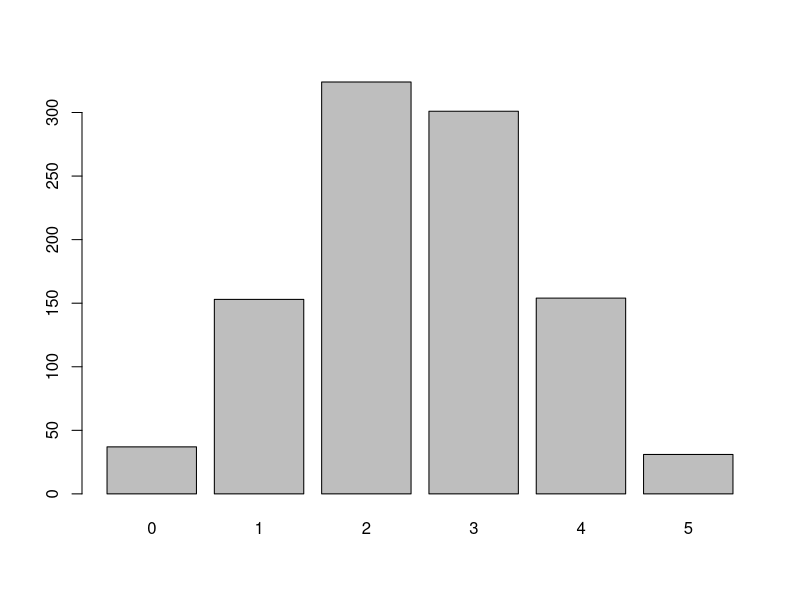
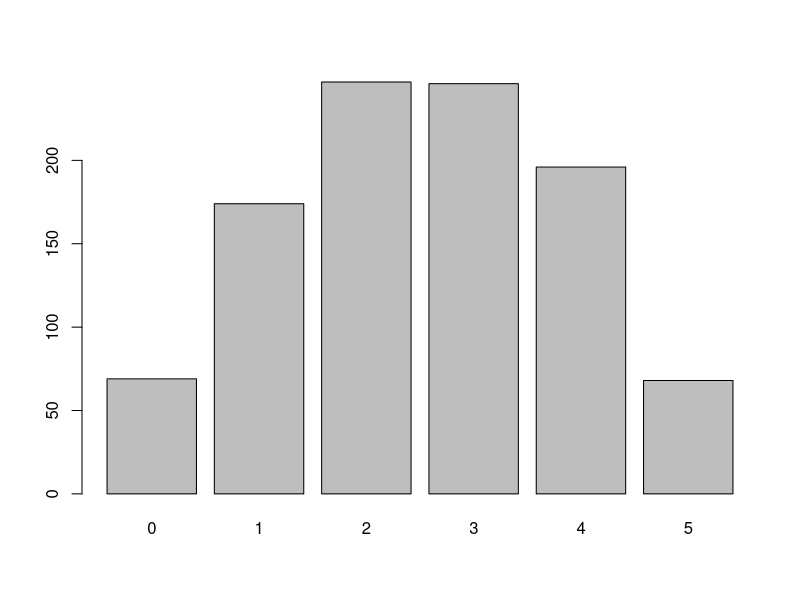

The R script that drew these images, in order:
# Overdispersed seed predation events
set.seed(1001)
# First, all 1000 sites are equally likely to be visited
x <- rbinom(1000,prob=0.5,size=5)
f <- factor(x,levels=0:5)
plot(f)
# Now, what if some sites are more likely to be visited than others?
x <- rbinom(1000,prob=runif(1000,0.2,0.8),size=5)
f <- factor(x,levels=0:5)
plot(f)

mean(x)
var(x) #doesn't fit binomial